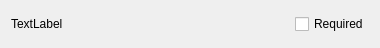
<?xml version="1.0" encoding="UTF-8"?>
<ui version="4.0">
 <class>CourseWidget</class>
 <widget class="QWidget" name="CourseWidget">
  <property name="geometry">
   <rect>
    <x>0</x>
    <y>0</y>
    <width>380</width>
    <height>48</height>
   </rect>
  </property>
  <property name="windowTitle">
   <string>Form</string>
  </property>
  <layout class="QVBoxLayout" name="verticalLayout">
   <item>
    <layout class="QHBoxLayout" name="horizontalLayout">
     <item>
      <widget class="QLabel" name="courseName">
       <property name="text">
        <string>TextLabel</string>
       </property>
      </widget>
     </item>
     <item>
      <spacer name="horizontalSpacer">
       <property name="orientation">
        <enum>Qt::Horizontal</enum>
       </property>
       <property name="sizeHint" stdset="0">
        <size>
         <width>158</width>
         <height>20</height>
        </size>
       </property>
      </spacer>
     </item>
     <item>
      <widget class="QCheckBox" name="checkBox">
       <property name="text">
        <string>Required</string>
       </property>
      </widget>
     </item>
    </layout>
   </item>
  </layout>
 </widget>
 <resources/>
 <connections/>
</ui>
